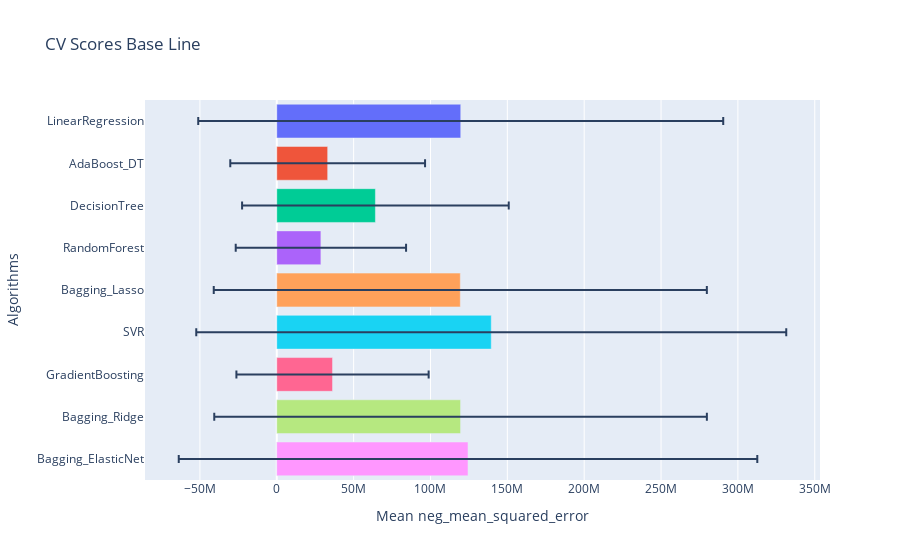

Source (notebook cell):
### Markdown cell above
De nuevo el que obtiene un menor error absoluto es AdaBoost. Al igual que antes la dispersión en los valores es menor en Random Forest.

### Code cell
gp.crossval_models(x_train,y_train,10,lista_estimadores,"neg_mean_squared_error")

### Figure 1 — Plotly figure (JSON) as saved in the notebook; plotly's stock layout.template omitted (floating-point values rounded to 4 significant figures)
{"data": [{"alignmentgroup": "True", "error_x": {"array": [170800000.0]}, "hovertemplate": "Algorithms=%{y}<br>Mean neg_mean_squared_error=%{x}<extra></extra>", "legendgroup": "LinearRegression", "marker": {"color": "#636efa", "pattern": {"shape": ""}}, "name": "LinearRegression", "offsetgroup": "LinearRegression", "orientation": "h", "showlegend": true, "textposition": "auto", "type": "bar", "x": [119700000.0], "xaxis": "x", "y": ["LinearRegression"], "yaxis": "y"}, {"alignmentgroup": "True", "error_x": {"array": [63360000.0]}, "hovertemplate": "Algorithms=%{y}<br>Mean neg_mean_squared_error=%{x}<extra></extra>", "legendgroup": "AdaBoost_DT", "marker": {"color": "#EF553B", "pattern": {"shape": ""}}, "name": "AdaBoost_DT", "offsetgroup": "AdaBoost_DT", "orientation": "h", "showlegend": true, "textposition": "auto", "type": "bar", "x": [33110000.0], "xaxis": "x", "y": ["AdaBoost_DT"], "yaxis": "y"}, {"alignmentgroup": "True", "error_x": {"array": [86730000.0]}, "hovertemplate": "Algorithms=%{y}<br>Mean neg_mean_squared_error=%{x}<extra></extra>", "legendgroup": "DecisionTree", "marker": {"color": "#00cc96", "pattern": {"shape": ""}}, "name": "DecisionTree", "offsetgroup": "DecisionTree", "orientation": "h", "showlegend": true, "textposition": "auto", "type": "bar", "x": [64170000.0], "xaxis": "x", "y": ["DecisionTree"], "yaxis": "y"}, {"alignmentgroup": "True", "error_x": {"array": [55420000.0]}, "hovertemplate": "Algorithms=%{y}<br>Mean neg_mean_squared_error=%{x}<extra></extra>", "legendgroup": "RandomForest", "marker": {"color": "#ab63fa", "pattern": {"shape": ""}}, "name": "RandomForest", "offsetgroup": "RandomForest", "orientation": "h", "showlegend": true, "textposition": "auto", "type": "bar", "x": [28700000.0], "xaxis": "x", "y": ["RandomForest"], "yaxis": "y"}, {"alignmentgroup": "True", "error_x": {"array": [160400000.0]}, "hovertemplate": "Algorithms=%{y}<br>Mean neg_mean_squared_error=%{x}<extra></extra>", "legendgroup": "Bagging_Lasso", "marker": {"color": "#FFA15A", "pattern": {"shape": ""}}, "name": "Bagging_Lasso", "offsetgroup": "Bagging_Lasso", "orientation": "h", "showlegend": true, "textposition": "auto", "type": "bar", "x": [119400000.0], "xaxis": "x", "y": ["Bagging_Lasso"], "yaxis": "y"}, {"alignmentgroup": "True", "error_x": {"array": [191900000.0]}, "hovertemplate": "Algorithms=%{y}<br>Mean neg_mean_squared_error=%{x}<extra></extra>", "legendgroup": "SVR", "marker": {"color": "#19d3f3", "pattern": {"shape": ""}}, "name": "SVR", "offsetgroup": "SVR", "orientation": "h", "showlegend": true, "textposition": "auto", "type": "bar", "x": [139500000.0], "xaxis": "x", "y": ["SVR"], "yaxis": "y"}, {"alignmentgroup": "True", "error_x": {"array": [62530000.0]}, "hovertemplate": "Algorithms=%{y}<br>Mean neg_mean_squared_error=%{x}<extra></extra>", "legendgroup": "GradientBoosting", "marker": {"color": "#FF6692", "pattern": {"shape": ""}}, "name": "GradientBoosting", "offsetgroup": "GradientBoosting", "orientation": "h", "showlegend": true, "textposition": "auto", "type": "bar", "x": [36270000.0], "xaxis": "x", "y": ["GradientBoosting"], "yaxis": "y"}, {"alignmentgroup": "True", "error_x": {"array": [160200000.0]}, "hovertemplate": "Algorithms=%{y}<br>Mean neg_mean_squared_error=%{x}<extra></extra>", "legendgroup": "Bagging_Ridge", "marker": {"color": "#B6E880", "pattern": {"shape": ""}}, "name": "Bagging_Ridge", "offsetgroup": "Bagging_Ridge", "orientation": "h", "showlegend": true, "textposition": "auto", "type": "bar", "x": [119600000.0], "xaxis": "x", "y": ["Bagging_Ridge"], "yaxis": "y"}, {"alignmentgroup": "True", "error_x": {"array": [188200000.0]}, "hovertemplate": "Algorithms=%{y}<br>Mean neg_mean_squared_error=%{x}<extra></extra>", "legendgroup": "Bagging_ElasticNet", "marker": {"color": "#FF97FF", "pattern": {"shape": ""}}, "name": "Bagging_ElasticNet", "offsetgroup": "Bagging_ElasticNet", "orientation": "h", "showlegend": true, "textposition": "auto", "type": "bar", "x": [124400000.0], "xaxis": "x", "y": ["Bagging_ElasticNet"], "yaxis": "y"}], "layout": {"barmode": "relative", "legend": {"title": {"text": "Algorithms"}, "tracegroupgap": 0}, "showlegend": false, "title": {"text": "CV Scores Base Line"}, "xaxis": {"anchor": "y", "domain": [0, 1], "title": {"text": "Mean neg_mean_squared_error"}}, "yaxis": {"anchor": "x", "categoryarray": ["Bagging_ElasticNet", "Bagging_Ridge", "GradientBoosting", "SVR", "Bagging_Lasso", "RandomForest", "DecisionTree", "AdaBoost_DT", "LinearRegression"], "categoryorder": "array", "domain": [0, 1], "title": {"text": "Algorithms"}}}}
